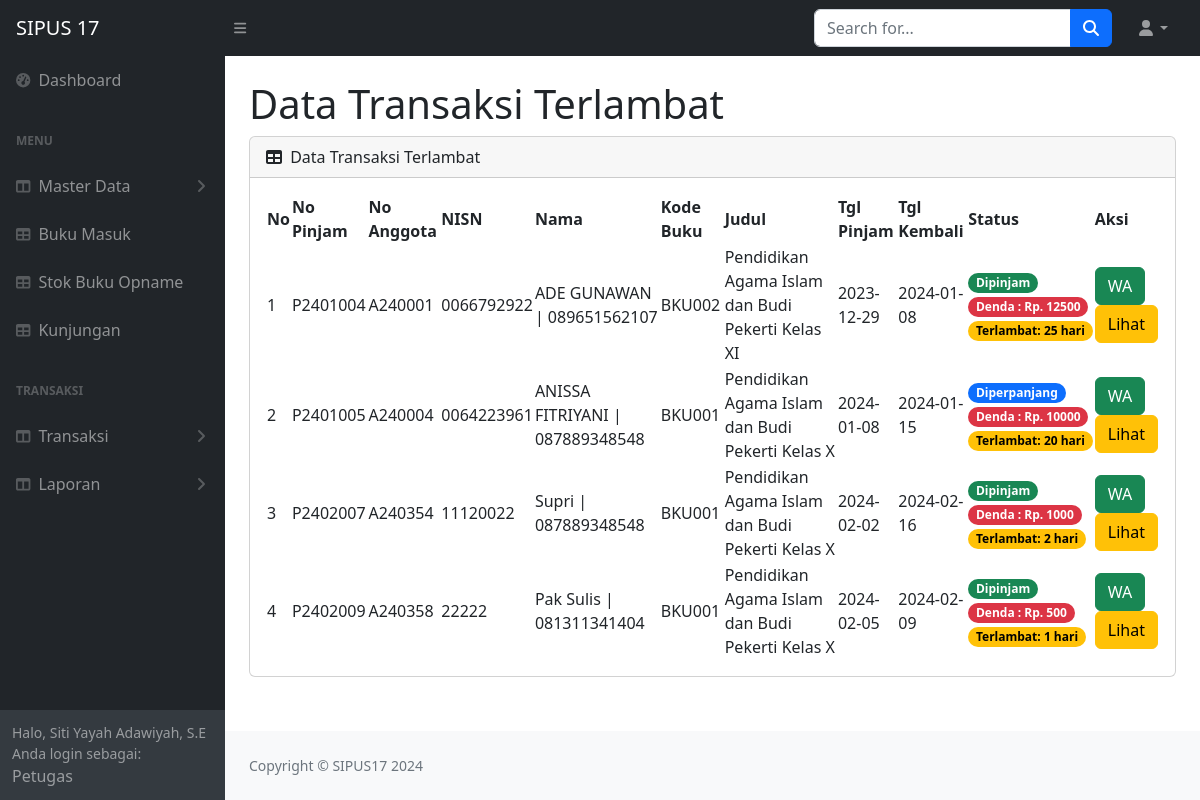
The app's page /petugas/tampil_terlambat.php (signed in) with its own data.
### tables this page shows
CREATE TABLE `peminjaman` (
  `id_pinjam` varchar(30) NOT NULL,
  `id_anggota` varchar(100) DEFAULT NULL,
  `id_buku` varchar(50) DEFAULT NULL,
  `tgl_pinjam` date DEFAULT NULL,
  `tgl_kembali` date DEFAULT NULL,
  `tgl_dikembalikan` date DEFAULT NULL,
  `terlambat` varchar(50) DEFAULT NULL,
  `denda` int(11) DEFAULT NULL,
  `status` varchar(30) DEFAULT 'Dipinjam',
  `qty` int(11) DEFAULT 1
);

CREATE TABLE `anggota` (
  `id_anggota` varchar(100) NOT NULL,
  `nisn` varchar(15) DEFAULT NULL,
  `nama` varchar(30) DEFAULT NULL,
  `jurusan` varchar(25) DEFAULT NULL,
  `jk` varchar(10) DEFAULT NULL,
  `tempat_lhir` varchar(30) DEFAULT NULL,
  `tgl_lahir` date DEFAULT NULL,
  `no_wa` varchar(14) DEFAULT NULL,
  `alamat` varchar(255) DEFAULT NULL,
  `password` varchar(32) DEFAULT NULL
);

CREATE TABLE `buku` (
  `id_buku` varchar(50) NOT NULL,
  `judul` varchar(100) DEFAULT NULL,
  `id_kategori` int(11) DEFAULT NULL,
  `pengarang` varchar(225) DEFAULT NULL,
  `penerbit` varchar(225) DEFAULT NULL,
  `tahun` varchar(15) DEFAULT NULL,
  `isbn` varchar(30) DEFAULT NULL,
  `rak` varchar(30) DEFAULT NULL,
  `jumlah` int(11) DEFAULT NULL
);

### petugas/tampil_terlambat.php (the view, shortened to what this page needs)
<?php
include('../koneksi.php');
?>
<!DOCTYPE html>
<html lang="en">
<head>
    <link href="https://cdn.jsdelivr.net/npm/simple-datatables@7.1.2/dist/style.min.css" rel="stylesheet" />
    <link href="../css/styles.css" rel="stylesheet" />
</head>
<body class="sb-nav-fixed">
    <?php include("../petugas/navbar.php"); ?>
    <div id="layoutSidenav_content">
        <main>
            <div class="container-fluid px-4">
                <h1 class="mt-4">Data Transaksi Terlambat</h1>
                <div class="card mb-4">
                    <div class="card-header">
                        <i class="fas fa-table me-1"></i>
                        Data Transaksi Terlambat
                    </div>
                    <div class="card-body">
                        <table id="datatablesSimple">
                            <thead>
                                <tr>
                                    <th>No</th>
                                    <th>No Pinjam</th>
                                    <th>No Anggota</th>
                                    <th>NISN</th>
                                    <th>Nama</th>
                                    <th>Kode Buku</th>
                                    <th>Judul</th>
                                    <th>Tgl Pinjam</th>
                                    <th>Tgl Kembali</th>
                                    <th>Status</th>
                                    <th>Aksi</th>
                                </tr>
                            </thead>
                            <tbody>
                                <?php
                                $tampilbuku = mysqli_query($koneksi, "SELECT
                                             peminjaman.id_pinjam,
                                             peminjaman.id_anggota,
                                             anggota.nisn,
                                             anggota.nama,
                                             anggota.no_wa,
                                             buku.id_buku,
                                             buku.judul,
                                             peminjaman.tgl_pinjam,
                                             peminjaman.tgl_kembali,
                                             peminjaman.tgl_dikembalikan,
                                             peminjaman.terlambat,
                                             peminjaman.denda,
                                             peminjaman.`status`
                                         FROM
                                             peminjaman
                                             INNER JOIN anggota ON peminjaman.id_anggota = anggota.id_anggota
                                             INNER JOIN buku ON peminjaman.id_buku = buku.id_buku
                                         WHERE
                                             (peminjaman.`status` = 'Dipinjam' OR peminjaman.`status` = 'Diperpanjang')
                                             AND (peminjaman.denda > 0 OR peminjaman.terlambat > 0)");
                                $no = 1;
                                while ($data = mysqli_fetch_array($tampilbuku)) {
                                    $id_pinjam = $data['id_pinjam'];
                                    $id_anggota = $data['id_anggota'];
                                    $nisn = $data['nisn'];
                                    $nama = $data['nama'];
                                    $no_wa = $data['no_wa'];
                                    $id_buku = $data['id_buku'];
                                    $judul = $data['judul'];
                                    $tgl_pinjam = $data['tgl_pinjam'];
                                    $tgl_kembali = $data['tgl_kembali'];
                                    $status = $data['status'];
                                    $terlambat = $data['terlambat'];
                                    $denda1 = $data['denda'];
                                    ?>
                                    <tr>
                                        <td>
                                            <?php echo $no++ ?>
                                        </td>
                                        <td>
                                            <?php echo $id_pinjam ?>
                                        </td>
                                        <td>
                                            <?php echo $id_anggota ?>
                                        </td>
                                        <td>
                                            <?php echo $nisn ?>
                                        </td>
                                        <td>
                                            <?php echo $nama . " | " . $no_wa ?>
                                        </td>
                                        <td>
                                            <?php echo $id_buku ?>
                                        </td>
                                        <td>
                                            <?php echo $judul ?>
                                        </td>
                                        <td>
                                            <?php echo $tgl_pinjam ?>
                                        </td>
                                        <td>
                                            <?php echo $tgl_kembali ?>
                                        </td>
                                        <td>
                                            <?php
                                            if ($status == 'Dipinjam' || $status == 'Diperpanjang') {
                                                if ($status == "Dipinjam") {
                                                    echo "<span class='badge rounded-pill text-bg-success'>$status</span>" . "<br><span class='badge rounded-pill text-bg-danger'>Denda : Rp. $denda1</span>" . "<br><span class='badge rounded-pill text-bg-warning'>Terlambat: $terlambat hari</span>";
                                                } elseif ($status == "Diperpanjang") {
                                                    echo "<span class='badge rounded-pill text-bg-primary'>$status</span>" . "<br><span class='badge rounded-pill text-bg-danger'>Denda : Rp. $denda1</span>" . "<br><span class='badge rounded-pill text-bg-warning'>Terlambat: $terlambat hari</span>";
                                                }
                                            }
                                            ?>
                                        </td>
                                        <td>
                                            <form action="" method="POST">
                                                <button type="button" class="btn btn-success" data-bs-toggle="modal"
                                                    data-bs-target="#perpanjangModal<?php echo $id_pinjam; ?>">
                                                    WA
                                                </button>
                                            </form>
                                            <a href="detail_terlambat.php?id_pinjam=<?php echo $id_pinjam; ?>"
                                                class="btn btn-warning">Lihat</a>
                                        </td>
                                    </tr>
                                <?php } ?>
                            </tbody>
                        </table>
                    </div>
                </div>
            </div>
        </main>
        <footer class="py-4 bg-light mt-auto">
            <div class="container-fluid px-4">
                <div class="d-flex align-items-center justify-content-between small">
                    <div class="text-muted">Copyright &copy; SIPUS17 2024</div>
                </div>
            </div>
        </footer>
    </div>
</body>
</html>

### records on screen
peminjaman: id_pinjam "P2401004", id_anggota "A240001", id_anggota.nisn "0066792922", id_anggota.nama "ADE GUNAWAN", id_anggota.no_wa "089651562107", id_buku.id_buku "BKU002", id_buku.judul "Pendidikan Agama Islam dan Budi Pekerti Kelas XI", tgl_pinjam "2023-12-29", tgl_kembali "2024-01-08", status "Dipinjam", denda "12500", terlambat "25"
peminjaman: id_pinjam "P2401005", id_anggota "A240004", id_anggota.nisn "0064223961", id_anggota.nama "ANISSA FITRIYANI", id_anggota.no_wa "087889348548", id_buku.id_buku "BKU001", id_buku.judul "Pendidikan Agama Islam dan Budi Pekerti Kelas X", tgl_pinjam "2024-01-08", tgl_kembali "2024-01-15", status "Diperpanjang", denda "10000", terlambat "20"
peminjaman: id_pinjam "P2402007", id_anggota "A240354", id_anggota.nisn "11120022", id_anggota.nama "Supri", id_anggota.no_wa "087889348548", id_buku.id_buku "BKU001", id_buku.judul "Pendidikan Agama Islam dan Budi Pekerti Kelas X", tgl_pinjam "2024-02-02", tgl_kembali "2024-02-16", status "Dipinjam", denda "1000", terlambat "2"
peminjaman: id_pinjam "P2402009", id_anggota "A240358", id_anggota.nisn "22222", id_anggota.nama "Pak Sulis", id_anggota.no_wa "081311341404", id_buku.id_buku "BKU001", id_buku.judul "Pendidikan Agama Islam dan Budi Pekerti Kelas X", tgl_pinjam "2024-02-05", tgl_kembali "2024-02-09", status "Dipinjam", denda "500", terlambat "1"

### other values on screen
$_SESSION['nama'] "Siti Yayah Adawiyah, S.E"
